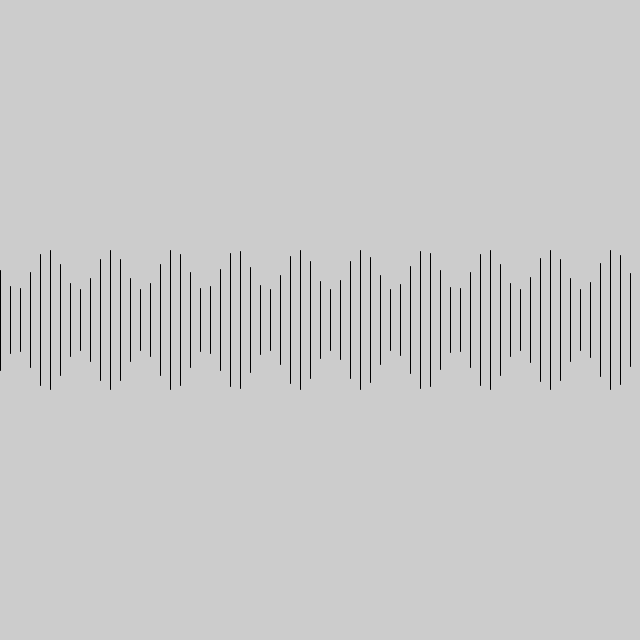
Frame 1 (no input)
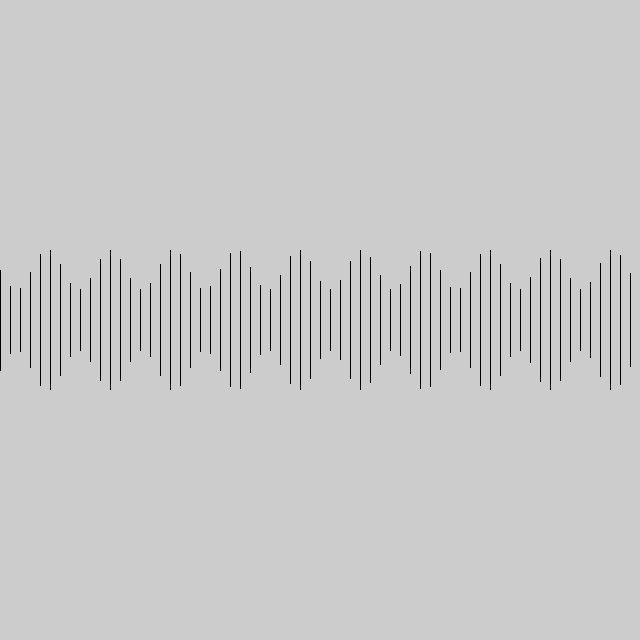
Frame 60 (the mouse pressed at the canvas centre just before this capture)
Frame 120 (the mouse held since frame 60 and released just before this capture): identical to frame 60, image omitted

The Processing sketch that drew these frames (run headless with seeded random() and noise(); from frame 60 on, the mouse is pressed at the canvas centre):

// Processing sketch: rounded_boxes
// ── rounded_boxes.pde
void setup() {
  size(640, 640);
}

void draw() {

  // two sine waves
  float magnitude = 20;
  for (int x = 0; x <= width; x += 10) {
    float offset = sin(x / 10.0);

    float x1 = x;
    float x2 = x;
    float y1 = height / 2 + offset * magnitude - 50;
    float y2 = height / 2 - (offset * magnitude) + 50;

    line(x1, y1, x2, y2);
  }

  
}
